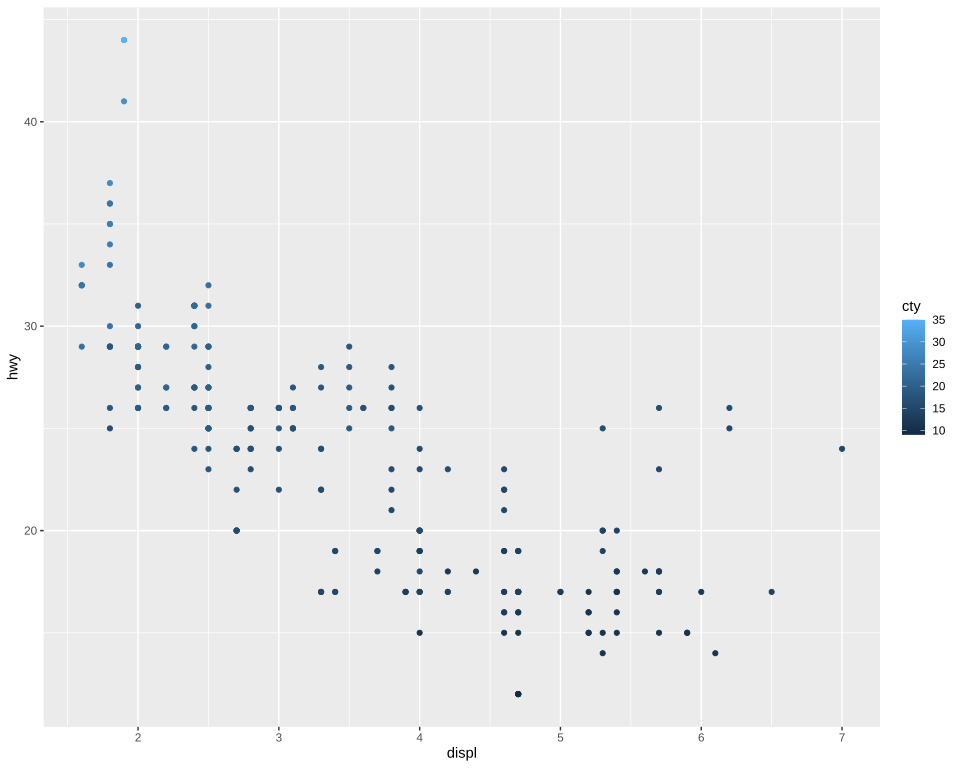

This chart was generated by the following R code:
# The plot test/golden/point_colourbar.svg draws, drawn by ggplot2 itself, as ggplot2's own visual
# tests draw their snapshots: the independent check on that golden whenever it changes. The suite
# never runs this; it needs R, ggplot2 and vdiffr, saved as the Docker image
# giggly-r:ggplot2-4.0.3, and for the gradient svglite and the Liberation fonts, saved as
# giggly-r:ggplot2-4.0.3-svglite. From the repository's root:
#
#   docker run --rm -v "$PWD/test/golden":/golden:ro giggly-r:ggplot2-4.0.3-svglite \
#     Rscript /golden/point_colourbar.R > point_colourbar.ggplot2.svg
#   docker run --rm -e SVGLITE=1 -v "$PWD/test/golden":/golden:ro \
#     giggly-r:ggplot2-4.0.3-svglite Rscript /golden/point_colourbar.R > point_colourbar.svglite.svg
#
# and compare the first drawing element by element, as test/golden/point.R describes. vdiffr's
# device draws no gradient, and writes the colour bar's rectangle with no fill, where Giggly's
# fills it with its gradient: that rectangle's `fill` is the one difference in the elements. The
# gradient is checked against svglite's own drawing, the second: its stops line for line
#
#   diff <(grep "<stop" point_colourbar.svglite.svg) <(grep "<stop" test/golden/point_colourbar.svg)
#
# and its ends at the middle of the bar's rectangle, from its bottom to its top, in each drawing.
# svglite measures text with the Liberation font files, vdiffr with its own table of their
# metrics, and its drawing sits a hundredth of a point or so from vdiffr's, so the gradient's ends
# are checked against its own rectangle, not against vdiffr's; its id is svglite's `pat-0`.
#
# mpg's points coloured by their city mileage, a continuous colour: each point its place along
# ggplot2's default gradient, from #132B43 to #56B1F7, blended in Lab, and a colour bar in its
# gradient form, fifteen colours up a bar five keys long, a white tick across each side at each
# break.
#
# First checked with ggplot2 4.0.3, vdiffr 1.0.9 and svglite 2.2.2: every element and clip path
# matches vdiffr's but svglite's around the whole drawing and the bar's fill, every stop matches
# svglite's, and the one departure is test/golden/point.R's, the x axis drawn before the y.

library(ggplot2)

plot <- ggplot(mpg, aes(displ, hwy, colour = cty)) +
  geom_point() +
  guides(colour = guide_colourbar(display = "gradient")) +
  theme_gray()

file <- tempfile(fileext = ".svg")
if (nzchar(Sys.getenv("SVGLITE"))) {
  svglite::svglite(file, width = 10, height = 8, system_fonts = list(sans = "Liberation Sans"))
  print(plot)
  invisible(dev.off())
} else {
  vdiffr::write_svg(plot, file)
}
cat(readLines(file), sep = "\n")
